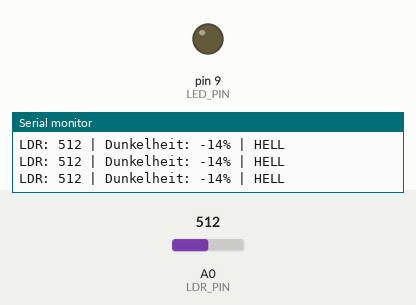
The sketch below on a simulated Arduino Uno, built with avr-gcc and run on an emulated ATmega328P. Shown: output pins drawn as LEDs (lit = HIGH), the last lines printed to the serial monitor. Inputs (shaded band) come from the test bench; at power-on: A0 (LDR_PIN) = 512.

Above: at 1.2 s.
1.3 s: A0 (LDR_PIN) set to 610
At 2.3 s:
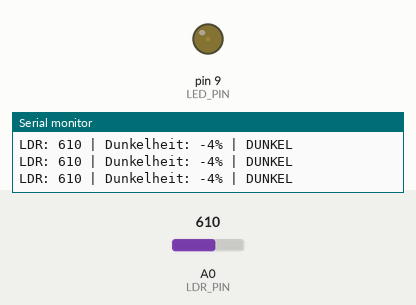
3.0 s: A0 (LDR_PIN) set to 716
At 3.5 s:
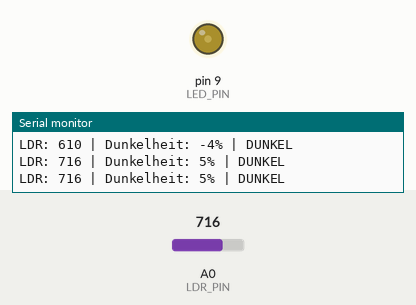
4.5 s: A0 (LDR_PIN) set to 900
At 5.7 s:
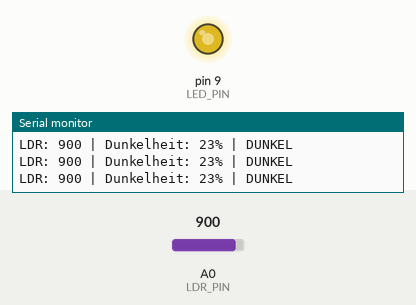
6.0 s: A0 (LDR_PIN) set to 1023
At 7.3 s:
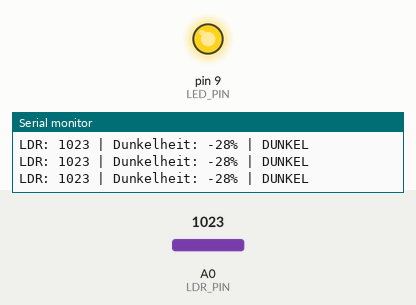
Timing chart, 0 to 8.6 s (numbered marks = the images above; inputs shaded):
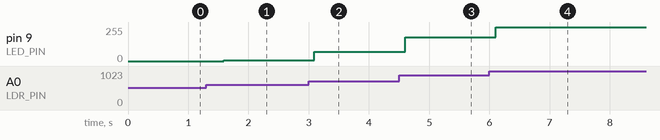

The sketch:

main.ino
```cpp
// B08: Lichtsensor (LDR) - Fertige Version
// Automatische Nachtlampe

const int LDR_PIN = A0;   // Lichtsensor an A0
const int LED_PIN = 9;    // LED mit PWM an Pin 9

// Schwellwert fuer "dunkel" (0-1023, anpassen je nach Umgebung)
const int DUNKEL_SCHWELLE = 600;

void setup() {
  pinMode(LED_PIN, OUTPUT);

  Serial.begin(9600);
  Serial.println("Lichtsensor gestartet!");
  Serial.println("Bei Dunkelheit leuchtet die LED.");
  Serial.println("In Wokwi: Klicke auf den LDR um Helligkeit zu aendern.");
}

void loop() {
  // LDR auslesen (0-1023)
  int wert = analogRead(LDR_PIN);

  // Status bestimmen
  String status;
  int ledHelligkeit;

  if (wert > DUNKEL_SCHWELLE) {
    // Dunkel: LED proportional zur Dunkelheit einschalten
    ledHelligkeit = map(wert, DUNKEL_SCHWELLE, 1023, 0, 255);
    ledHelligkeit = constrain(ledHelligkeit, 0, 255);
    status = "DUNKEL";
  } else {
    // Hell: LED aus
    ledHelligkeit = 0;
    status = "HELL";
  }

  analogWrite(LED_PIN, ledHelligkeit);

  // Prozent berechnen (0% = hell, 100% = dunkel)
  int dunkelheit = wert * 100 / 1023;

  Serial.print("LDR: ");
  Serial.print(wert);
  Serial.print(" | Dunkelheit: ");
  Serial.print(dunkelheit);
  Serial.print("% | ");
  Serial.println(status);

  delay(300);
}
```

Measured:
- after the input at 1.3 s, pin 9 (LED_PIN): 0/255 → 6/255 after 0.29 s
- after the input at 3.0 s, pin 9 (LED_PIN): 6/255 → 69/255 after 0.10 s
- after the input at 4.5 s, pin 9 (LED_PIN): 69/255 → 180/255 after 0.10 s
- after the input at 6.0 s, pin 9 (LED_PIN): 180/255 → 255/255 after 0.10 s
